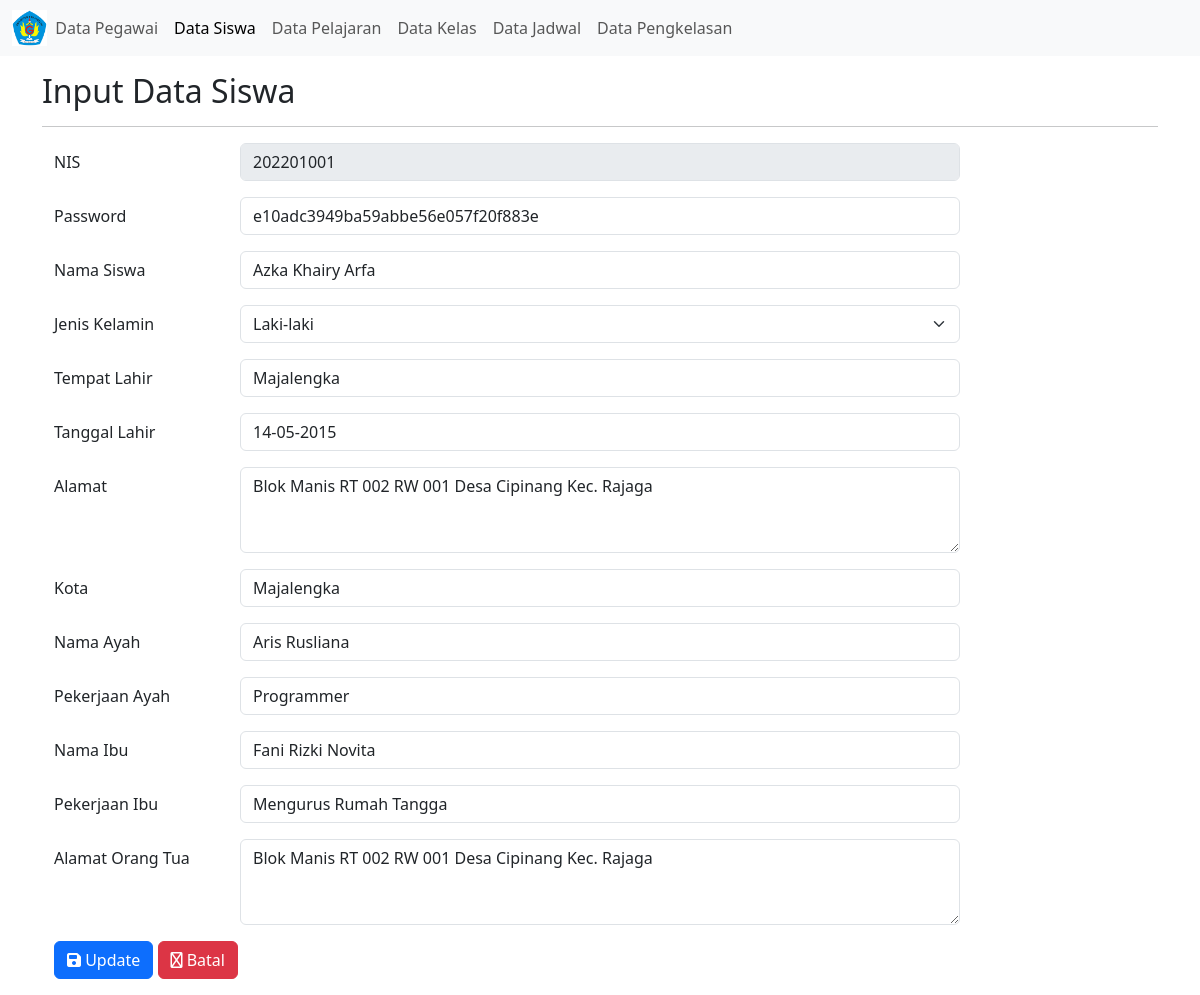
The app's page /input_data_siswa.php?edit=1 with its own data.
### tables this page shows
CREATE TABLE `tblsiswa` (
  `id_nis` int(11) NOT NULL,
  `nis` varchar(10) NOT NULL,
  `password` varchar(50) NOT NULL,
  `nama_siswa` varchar(30) NOT NULL,
  `jk` varchar(10) NOT NULL,
  `tempat_lahir` varchar(30) NOT NULL,
  `tgl_lahir` varchar(10) NOT NULL,
  `alamat_siswa` varchar(100) NOT NULL,
  `kota` varchar(20) NOT NULL,
  `nama_ayah` varchar(30) NOT NULL,
  `pekerjaan_ayah` varchar(30) NOT NULL,
  `nama_ibu` varchar(30) NOT NULL,
  `pekerjaan_ibu` varchar(30) NOT NULL,
  `alamat_ortu` varchar(100) NOT NULL
);

### input_data_siswa.php (the view, shortened to what this page needs)
<?php
include "koneksi.php";
$nis           = "";
$password       = "";
$nama_siswa     = "";
$jenis_kelamin  = "";
$tempat_lahir   = "";
$tanggal_lahir  = "";
$alamat         = "";
$kota           = "";
$nama_ayah      = "";
$pekerjaan_ayah = "";
$nama_ibu       = "";
$pekerjaan_ibu  = "";
$alamat_ortu    = "";
if (isset($_GET['edit'])) {
    $id_nis           = $_GET['edit'];
    $query          = "SELECT * FROM tblsiswa WHERE id_nis = '$id_nis';";
    $sql            = mysqli_query($conn, $query);
    $result         = mysqli_fetch_assoc($sql);
    $nis            = $result['nis'];
    $password       = $result['password'];
    $nama_siswa     = $result['nama_siswa'];
    $jenis_kelamin  = $result['jk'];
    $tempat_lahir   = $result['tempat_lahir'];
    $tanggal_lahir  = $result['tgl_lahir'];
    $alamat         = $result['alamat_siswa'];
    $kota           = $result['kota'];
    $nama_ayah      = $result['nama_ayah'];
    $pekerjaan_ayah = $result['pekerjaan_ayah'];
    $nama_ibu       = $result['nama_ibu'];
    $pekerjaan_ibu  = $result['pekerjaan_ibu'];
    $alamat_ortu    = $result['alamat_ortu'];
}
?>
<!DOCTYPE html>
<html lang="en">
<head>
    <link href="https://cdn.jsdelivr.net/npm/bootstrap@5.3.0-alpha1/dist/css/bootstrap.min.css" rel="stylesheet">
    <link href="../fontawesome/css/fontawesome.css" rel="stylesheet">
    <link href="../fontawesome/css/brands.css" rel="stylesheet">
    <link href="../fontawesome/css/solid.css" rel="stylesheet">
</head>
<body>
    <nav class="navbar navbar-expand-lg bg-body-tertiary">
        <div class="container-fluid">
            <img src="smanra.png" width="3%" height="3%" />
            <div class="collapse navbar-collapse" id="navbarSupportedContent">
                <ul class="navbar-nav me-auto mb-2 mb-lg-0">
                    <li class="nav-item">
                        <a class="nav-link" href="data_pegawai.php">Data Pegawai</a>
                    </li>
                    <li class="nav-item">
                        <a class="nav-link active" aria-current="page" href="data_siswa.php">Data Siswa</a>
                    </li>
                    <li class="nav-item">
                        <a class="nav-link" href="data_pelajaran.php">Data Pelajaran</a>
                    </li>
                    <li class="nav-item">
                        <a class="nav-link" href="data_kelas.php">Data Kelas</a>
                    </li>
                    <li class="nav-item">
                        <a class="nav-link" href="data_jadwal.php">Data Jadwal</a>
                    </li>
                    <li class="nav-item">
                        <a class="nav-link" href="data_pengkelasan.php">Data Pengkelasan</a>
                    </li>
                </ul>
            </div>
        </div>
    </nav>
    <div class="container">
        <div class="mt-3">
            <h2>Input Data Siswa</h2>
            <hr>
            <div class="container">
                <form action="proses_siswa.php" method="POST">
                    <div class="mb-3 row">
                        <label for="nisn" class="col-sm-2 col-form-label">NIS</label>
                        <?php
                        if (isset($_GET['edit'])) {
                        ?>
                            <div class="col-sm-8">
                                <input disabled type="text" id="nis" name="nis" class="form-control" placeholder="ex: 202206011" value="<?php echo $nis; ?>" />
                            </div>
                        <?php
                        } else {
                        ?>
                            <div class="col-sm-8">
                                <input type="text" id="nis" name="nis" class="form-control" placeholder="ex: 202206011" value="<?php echo $nis; ?>" />
                            </div>
                        <?php
                        }
                        ?>
                    </div>
                    <div class="mb-3 row">
                        <label for="password" class="col-sm-2 col-form-label">Password</label>
                        <div class="col-sm-8">
                            <input type="text" id="password" name="password" class="form-control" placeholder="ex: 123456" value="<?php echo $password; ?>" />
                        </div>
                    </div>
                    <div class="mb-3 row">
                        <label for="nama_siswa" class="col-sm-2 col-form-label">Nama Siswa</label>
                        <div class="col-sm-8">
                            <input type="text" id="nama_siswa" name="nama_siswa" class="form-control" placeholder="Azka Khairy Arfa" value="<?php echo $nama_siswa; ?>" />
                        </div>
                    </div>
                    <div class="mb-3 row">
                        <label for="jenis_kelamin" class="col-sm-2 col-form-label">Jenis Kelamin</label>
                        <div class="col-sm-8">
                            <select id="jenis_kelamin" name="jenis_kelamin" class="form-select">
                                <option <?php if ($jenis_kelamin == 'Laki-laki') {
                                            echo 'selected';
                                        } ?>value="Laki-laki">Laki-laki</option>
                            </select>
                        </div>
                    </div>
                    <div class="mb-3 row">
                        <label for="tempat_lahir" class="col-sm-2 col-form-label">Tempat Lahir</label>
                        <div class="col-sm-8">
                            <input type="text" id="tempat_lahir" name="tempat_lahir" class="form-control" placeholder="ex: Majalengka" value="<?php echo $tempat_lahir; ?>" />
                        </div>
                    </div>
                    <div class="mb-3 row">
                        <label for="tanggal_lahir" class="col-sm-2 col-form-label">Tanggal Lahir</label>
                        <div class="col-sm-8">
                            <input type="text" id="tanggal_lahir" name="tanggal_lahir" class="form-control" placeholder="format: dd-mm-yyyy" value="<?php echo $tanggal_lahir; ?>" />
                        </div>
                    </div>
                    <div class="mb-3 row">
                        <label for="alamat" class="col-sm-2 col-form-label">Alamat</label>
                        <div class="col-sm-8">
                            <textarea class="form-control" id="alamat" name="alamat" rows="3"><?php echo $alamat; ?></textarea>
                        </div>
                    </div>
                    <div class="mb-3 row">
                        <label for="kota" class="col-sm-2 col-form-label">Kota</label>
                        <div class="col-sm-8">
                            <input type="text" id="kota" name="kota" class="form-control" placeholder="Majalengka" value="<?php echo $kota; ?>" />
                        </div>
                    </div>
                    <div class="mb-3 row">
                        <label for="nama_ayah" class="col-sm-2 col-form-label">Nama Ayah</label>
                        <div class="col-sm-8">
                            <input type="text" id="nama_ayah" name="nama_ayah" class="form-control" placeholder="ex: Aris Rusliana" value="<?php echo $nama_ayah; ?>" />
                        </div>
                    </div>
                    <div class="mb-3 row">
                        <label for="pekerjaan_ayah" class="col-sm-2 col-form-label">Pekerjaan Ayah</label>
                        <div class="col-sm-8">
                            <input type="text" id="pekerjaan_ayah" name="pekerjaan_ayah" class="form-control" placeholder="Web Developer" value="<?php echo $pekerjaan_ayah; ?>" />
                        </div>
                    </div>
                    <div class="mb-3 row">
                        <label for="nama_ibu" class="col-sm-2 col-form-label">Nama Ibu</label>
                        <div class="col-sm-8">
                            <input type="text" id="nama_ibu" name="nama_ibu" class="form-control" placeholder="ex: Fani Rizki Novita" value="<?php echo $nama_ibu; ?>" />
                        </div>
                    </div>
                    <div class="mb-3 row">
                        <label for="pekerjaan_ibu" class="col-sm-2 col-form-label">Pekerjaan Ibu</label>
                        <div class="col-sm-8">
                            <input type="text" id="pekerjaan_ibu" name="pekerjaan_ibu" class="form-control" placeholder="Mengurus Rumah Tangga" value="<?php echo $pekerjaan_ibu; ?>" />
                        </div>
                    </div>
                    <div class="mb-3 row">
                        <label for="alamat_ortu" class="col-sm-2 col-form-label">Alamat Orang Tua</label>
                        <div class="col-sm-8">
                            <textarea id="alamat_ortu" name="alamat_ortu" class="form-control" rows="3"><?php echo $alamat_ortu; ?></textarea>
                        </div>
                    </div>
                    <div class="mb-3 row">
                        <div class="col">
                            <?php
                            if (isset($_GET['edit'])) {
                            ?>
                                <button type="submit" name="aksi" value="edit" class="btn btn-primary"><i class="fa-solid fa-floppy-disk"></i> Update</button>
                            <?php
                            } else {
                            ?>
                                <button type="submit" name="aksi" value="simpan" class="btn btn-primary"><i class="fa-solid fa-floppy-disk"></i> Simpan</button>
                            <?php
                            }
                            ?>
                            <a href="data_siswa.php" type="button" class="btn btn-danger"><i class="fa-regular fa-reply"></i> Batal</a>
                        </div>
                    </div>
                </form>
            </div>
        </div>
    </div>
</body>
</html>

### records on screen
tblsiswa: nis "202201001", password "e10adc3949ba59abbe56e057f20f883e", nama_siswa "Azka Khairy Arfa", jenis_kelamin "Laki-laki", tempat_lahir "Majalengka", tanggal_lahir "14-05-2015", alamat "Blok Manis RT 002 RW 001 Desa Cipinang Kec. Rajaga", kota "Majalengka", nama_ayah "Aris Rusliana", pekerjaan_ayah "Programmer", nama_ibu "Fani Rizki Novita", pekerjaan_ibu "Mengurus Rumah Tangga", alamat_ortu "Blok Manis RT 002 RW 001 Desa Cipinang Kec. Rajaga"
